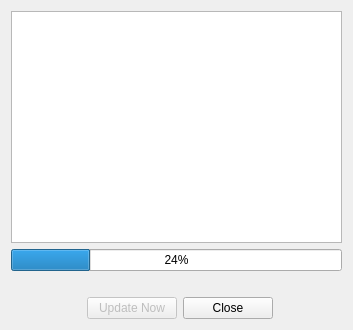
<?xml version="1.0" encoding="UTF-8"?>
<ui version="4.0">
 <class>miniUpdater</class>
 <widget class="QDialog" name="miniUpdater">
  <property name="windowModality">
   <enum>Qt::NonModal</enum>
  </property>
  <property name="geometry">
   <rect>
    <x>0</x>
    <y>0</y>
    <width>353</width>
    <height>330</height>
   </rect>
  </property>
  <property name="contextMenuPolicy">
   <enum>Qt::NoContextMenu</enum>
  </property>
  <property name="windowTitle">
   <string>Software update</string>
  </property>
  <property name="modal">
   <bool>true</bool>
  </property>
  <layout class="QGridLayout" name="gridLayout">
   <item row="3" column="0" colspan="5">
    <widget class="QLabel" name="speed">
     <property name="minimumSize">
      <size>
       <width>80</width>
       <height>0</height>
      </size>
     </property>
     <property name="text">
      <string/>
     </property>
     <property name="alignment">
      <set>Qt::AlignCenter</set>
     </property>
    </widget>
   </item>
   <item row="1" column="0" colspan="5">
    <widget class="QTextEdit" name="textEdit">
     <property name="readOnly">
      <bool>true</bool>
     </property>
    </widget>
   </item>
   <item row="5" column="2">
    <widget class="QPushButton" name="doButton">
     <property name="enabled">
      <bool>false</bool>
     </property>
     <property name="minimumSize">
      <size>
       <width>90</width>
       <height>0</height>
      </size>
     </property>
     <property name="text">
      <string>Update Now</string>
     </property>
    </widget>
   </item>
   <item row="2" column="0" colspan="5">
    <widget class="QProgressBar" name="progressBar">
     <property name="value">
      <number>24</number>
     </property>
     <property name="alignment">
      <set>Qt::AlignCenter</set>
     </property>
    </widget>
   </item>
   <item row="5" column="3">
    <widget class="QPushButton" name="closeButton">
     <property name="minimumSize">
      <size>
       <width>90</width>
       <height>0</height>
      </size>
     </property>
     <property name="text">
      <string>Close</string>
     </property>
    </widget>
   </item>
   <item row="5" column="0">
    <spacer name="horizontalSpacer">
     <property name="orientation">
      <enum>Qt::Horizontal</enum>
     </property>
     <property name="sizeHint" stdset="0">
      <size>
       <width>40</width>
       <height>20</height>
      </size>
     </property>
    </spacer>
   </item>
   <item row="5" column="4">
    <spacer name="horizontalSpacer_2">
     <property name="orientation">
      <enum>Qt::Horizontal</enum>
     </property>
     <property name="sizeHint" stdset="0">
      <size>
       <width>40</width>
       <height>20</height>
      </size>
     </property>
    </spacer>
   </item>
  </layout>
 </widget>
 <resources/>
 <connections/>
</ui>
